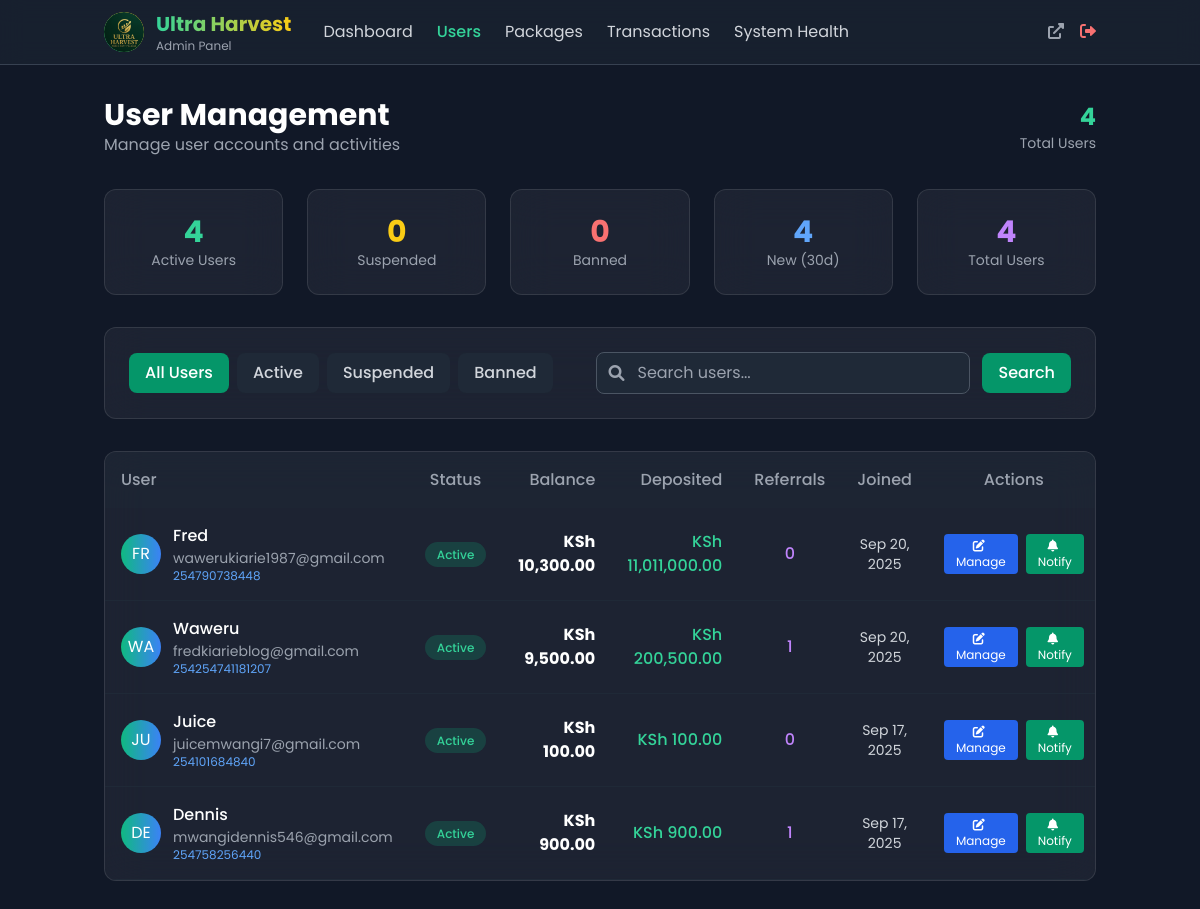
The page /admin/users.php (signed in) on the database its author committed.
### tables this page shows
CREATE TABLE `users` (
  `id` int(11) NOT NULL,
  `email` varchar(255) NOT NULL,
  `password` varchar(255) NOT NULL,
  `full_name` varchar(255) NOT NULL,
  `phone` varchar(20) DEFAULT NULL,
  `wallet_balance` decimal(15,2) DEFAULT 0.00,
  `total_deposited` decimal(15,2) DEFAULT 0.00,
  `total_withdrawn` decimal(15,2) DEFAULT 0.00,
  `total_roi_earned` decimal(15,2) DEFAULT 0.00,
  `referral_code` varchar(10) NOT NULL,
  `referred_by` int(11) DEFAULT NULL,
  `referral_earnings` decimal(15,2) DEFAULT 0.00,
  `status` enum('active','suspended','banned') DEFAULT 'active',
  `is_admin` tinyint(1) DEFAULT 0,
  `email_verified` tinyint(1) DEFAULT 0,
  `created_at` timestamp NULL DEFAULT current_timestamp(),
  `updated_at` timestamp NULL DEFAULT current_timestamp() ON UPDATE current_timestamp()
);

### config/database.php (called while the page is built, shortened)
<?php
function formatMoney($amount) {
    return 'KSh ' . number_format($amount, 2);
}
?>

### admin/users.php (the view, shortened to what this page needs)
<?php
require_once '../config/database.php';
$status_filter = $_GET['status'] ?? 'all';
$search = trim($_GET['search'] ?? '');
$page = max(1, intval($_GET['page'] ?? 1));
$limit = 20;
$offset = ($page - 1) * $limit;
$where_conditions = ["u.is_admin = 0"];
$params = [];
$where_clause = implode(' AND ', $where_conditions);
$users = [];
try {
    $sql = "
        SELECT u.id, u.email, u.full_name, u.phone, u.wallet_balance, u.referral_code,
               u.referred_by, u.referral_earnings, u.status, u.created_at, u.updated_at,
               COALESCE(SUM(CASE WHEN t.type = 'deposit' AND t.status = 'completed' THEN t.amount ELSE 0 END), 0) as total_deposited,
               COALESCE(SUM(CASE WHEN t.type = 'withdrawal' AND t.status = 'completed' THEN t.amount ELSE 0 END), 0) as total_withdrawn,
               COUNT(DISTINCT ref.id) as total_referrals
        FROM users u
        LEFT JOIN transactions t ON u.id = t.user_id
        LEFT JOIN users ref ON u.id = ref.referred_by
        WHERE $where_clause
        GROUP BY u.id, u.email, u.full_name, u.phone, u.wallet_balance, u.referral_code,
                 u.referred_by, u.referral_earnings, u.status, u.created_at, u.updated_at
        ORDER BY u.created_at DESC
        LIMIT $limit OFFSET $offset
    ";
    $stmt = $db->prepare($sql);
    $stmt->execute($params);
    $users = $stmt->fetchAll(PDO::FETCH_ASSOC);
} catch (Exception $e) {
    $error = 'Failed to load users: ' . $e->getMessage();
}
$stats = ['total_users' => 0, 'active_users' => 0, 'suspended_users' => 0, 'banned_users' => 0, 'new_users_30d' => 0];
try {
    $stats_sql = "
        SELECT
            COUNT(*) as total_users,
            SUM(CASE WHEN status = 'active' THEN 1 ELSE 0 END) as active_users,
            SUM(CASE WHEN status = 'suspended' THEN 1 ELSE 0 END) as suspended_users,
            SUM(CASE WHEN status = 'banned' THEN 1 ELSE 0 END) as banned_users,
            SUM(CASE WHEN created_at >= DATE_SUB(NOW(), INTERVAL 30 DAY) THEN 1 ELSE 0 END) as new_users_30d
        FROM users
        WHERE is_admin = 0
    ";
    $stmt = $db->query($stats_sql);
    $result = $stmt->fetch(PDO::FETCH_ASSOC);
    if ($result) {
        $stats = $result;
    }
} catch (Exception $e) {
}
?>
<!DOCTYPE html>
<html lang="en">
<head>
    <script src="https://cdn.tailwindcss.com"></script>
    <link rel="stylesheet" href="https://cdnjs.cloudflare.com/ajax/libs/font-awesome/6.0.0/css/all.min.css">
</head>
<body class="bg-gray-900 text-white min-h-screen">
    <header class="bg-gray-800/50 backdrop-blur-md border-b border-gray-700 sticky top-0 z-50">
        <div class="container mx-auto px-4">
            <div class="flex items-center justify-between h-16">
                <div class="flex items-center space-x-8">
                    <div class="flex items-center space-x-3">
                        <div class="w-10 h-10 rounded-full overflow-hidden" style="background: linear-gradient(45deg, #10b981, #fbbf24);">
    <img src="/ultra%20Harvest%20Logo.jpg" alt="Ultra Harvest Logo" style="width: 100%; height: 100%; object-fit: cover; border-radius: 50%;">
</div>
                        <div>
                            <span class="text-xl font-bold bg-gradient-to-r from-emerald-400 to-yellow-400 bg-clip-text text-transparent">Ultra Harvest</span>
                            <p class="text-xs text-gray-400">Admin Panel</p>
                        </div>
                    </div>
                    <nav class="hidden md:flex space-x-6">
                        <a href="/admin/" class="text-gray-300 hover:text-emerald-400 transition">Dashboard</a>
                        <a href="/admin/users.php" class="text-emerald-400 font-medium">Users</a>
                        <a href="/admin/packages.php" class="text-gray-300 hover:text-emerald-400 transition">Packages</a>
                        <a href="/admin/transactions.php" class="text-gray-300 hover:text-emerald-400 transition">Transactions</a>
                        <a href="/admin/system-health.php" class="text-gray-300 hover:text-emerald-400 transition">System Health</a>
                    </nav>
                </div>
                <div class="flex items-center space-x-4">
                    <a href="/" target="_blank" class="text-gray-400 hover:text-white">
                        <i class="fas fa-external-link-alt"></i>
                    </a>
                    <a href="/logout.php" class="text-red-400 hover:text-red-300">
                        <i class="fas fa-sign-out-alt"></i>
                    </a>
                </div>
            </div>
        </div>
    </header>
    <main class="container mx-auto px-4 py-8">
        <div class="flex items-center justify-between mb-8">
            <div>
                <h1 class="text-3xl font-bold text-white">User Management</h1>
                <p class="text-gray-400">Manage user accounts and activities</p>
            </div>
            <div class="text-right">
                <p class="text-2xl font-bold text-emerald-400"><?php echo number_format($stats['total_users']); ?></p>
                <p class="text-gray-400 text-sm">Total Users</p>
            </div>
        </div>
        <section class="grid md:grid-cols-2 lg:grid-cols-5 gap-6 mb-8">
            <div class="glass-card rounded-xl p-6">
                <div class="text-center">
                    <p class="text-emerald-400 text-3xl font-bold"><?php echo number_format($stats['active_users']); ?></p>
                    <p class="text-gray-400 text-sm">Active Users</p>
                </div>
            </div>
            <div class="glass-card rounded-xl p-6">
                <div class="text-center">
                    <p class="text-yellow-400 text-3xl font-bold"><?php echo number_format($stats['suspended_users']); ?></p>
                    <p class="text-gray-400 text-sm">Suspended</p>
                </div>
            </div>
            <div class="glass-card rounded-xl p-6">
                <div class="text-center">
                    <p class="text-red-400 text-3xl font-bold"><?php echo number_format($stats['banned_users']); ?></p>
                    <p class="text-gray-400 text-sm">Banned</p>
                </div>
            </div>
            <div class="glass-card rounded-xl p-6">
                <div class="text-center">
                    <p class="text-blue-400 text-3xl font-bold"><?php echo number_format($stats['new_users_30d']); ?></p>
                    <p class="text-gray-400 text-sm">New (30d)</p>
                </div>
            </div>
            <div class="glass-card rounded-xl p-6">
                <div class="text-center">
                    <p class="text-purple-400 text-3xl font-bold"><?php echo number_format($stats['total_users']); ?></p>
                    <p class="text-gray-400 text-sm">Total Users</p>
                </div>
            </div>
        </section>
        <section class="glass-card rounded-xl p-6 mb-8">
            <div class="flex flex-col lg:flex-row lg:items-center lg:justify-between gap-4">
                <div class="flex flex-wrap gap-2">
                    <a href="?status=all&search=<?php echo urlencode($search); ?>"
                       class="px-4 py-2 rounded-lg font-medium transition <?php echo $status_filter === 'all' ? 'bg-emerald-600 text-white' : 'bg-gray-800 text-gray-300 hover:bg-gray-700'; ?>">
                        All Users
                    </a>
                    <a href="?status=active&search=<?php echo urlencode($search); ?>"
                       class="px-4 py-2 rounded-lg font-medium transition <?php echo $status_filter === 'active' ? 'bg-emerald-600 text-white' : 'bg-gray-800 text-gray-300 hover:bg-gray-700'; ?>">
                        Active
                    </a>
                    <a href="?status=suspended&search=<?php echo urlencode($search); ?>"
                       class="px-4 py-2 rounded-lg font-medium transition <?php echo $status_filter === 'suspended' ? 'bg-emerald-600 text-white' : 'bg-gray-800 text-gray-300 hover:bg-gray-700'; ?>">
                        Suspended
                    </a>
                    <a href="?status=banned&search=<?php echo urlencode($search); ?>"
                       class="px-4 py-2 rounded-lg font-medium transition <?php echo $status_filter === 'banned' ? 'bg-emerald-600 text-white' : 'bg-gray-800 text-gray-300 hover:bg-gray-700'; ?>">
                        Banned
                    </a>
                </div>
                <form method="GET" class="flex items-center space-x-3">
                    <div class="relative">
                        <i class="fas fa-search absolute left-3 top-1/2 transform -translate-y-1/2 text-gray-400"></i>
                        <input
                            type="text"
                            name="search"
                            value="<?php echo htmlspecialchars($search); ?>"
                            placeholder="Search users..."
                            class="pl-10 pr-4 py-2 bg-gray-800 border border-gray-600 rounded-lg text-white focus:border-emerald-500 focus:outline-none"
                        >
                    </div>
                    <button type="submit" class="px-4 py-2 bg-emerald-600 hover:bg-emerald-700 text-white rounded-lg font-medium transition">
                        Search
                    </button>
                </form>
            </div>
        </section>
        <section class="glass-card rounded-xl overflow-hidden">
            <?php if (!empty($users)): ?>
                <div class="hidden lg:block overflow-x-auto">
                    <table class="w-full">
                        <thead class="bg-gray-800/50">
                            <tr>
                                <th class="text-left p-4 text-gray-400 font-medium">User</th>
                                <th class="text-center p-4 text-gray-400 font-medium">Status</th>
                                <th class="text-right p-4 text-gray-400 font-medium">Balance</th>
                                <th class="text-right p-4 text-gray-400 font-medium">Deposited</th>
                                <th class="text-center p-4 text-gray-400 font-medium">Referrals</th>
                                <th class="text-center p-4 text-gray-400 font-medium">Joined</th>
                                <th class="text-center p-4 text-gray-400 font-medium">Actions</th>
                            </tr>
                        </thead>
                        <tbody>
                            <?php foreach ($users as $user): ?>
                            <tr class="user-row border-b border-gray-800">
                                <td class="p-4">
                                    <div class="flex items-center space-x-3">
                                        <div class="w-10 h-10 bg-gradient-to-r from-emerald-500 to-blue-500 rounded-full flex items-center justify-center">
                                            <?php echo strtoupper(substr($user['full_name'], 0, 2)); ?>
                                        </div>
                                        <div>
                                            <p class="font-medium text-white"><?php echo htmlspecialchars($user['full_name']); ?></p>
                                            <p class="text-sm text-gray-400"><?php echo htmlspecialchars($user['email']); ?></p>
                                            <?php if ($user['phone']): ?>
                                                <p class="text-xs text-blue-400"><?php echo htmlspecialchars($user['phone']); ?></p>
                                            <?php endif; ?>
                                        </div>
                                    </div>
                                </td>
                                <td class="p-4 text-center">
                                    <span class="px-3 py-1 rounded-full text-xs font-medium
                                        <?php
                                        echo match($user['status']) {
                                            'active' => 'bg-emerald-500/20 text-emerald-400',
                                            'suspended' => 'bg-yellow-500/20 text-yellow-400',
                                            'banned' => 'bg-red-500/20 text-red-400',
                                            default => 'bg-gray-500/20 text-gray-400'
                                        };
                                        ?>">
                                        <?php echo ucfirst($user['status']); ?>
                                    </span>
                                </td>
                                <td class="p-4 text-right">
                                    <p class="font-bold text-white"><?php echo formatMoney($user['wallet_balance']); ?></p>
                                </td>
                                <td class="p-4 text-right">
                                    <p class="text-emerald-400 font-medium"><?php echo formatMoney($user['total_deposited']); ?></p>
                                </td>
                                <td class="p-4 text-center">
                                    <span class="text-purple-400 font-medium"><?php echo number_format($user['total_referrals']); ?></span>
                                </td>
                                <td class="p-4 text-center text-gray-300 text-sm">
                                    <?php echo date('M j, Y', strtotime($user['created_at'])); ?>
                                </td>
                                <td class="p-4 text-center">
                                    <div class="flex items-center justify-center space-x-2">
                                        <button onclick="openUserModal(<?php echo $user['id']; ?>, '<?php echo htmlspecialchars($user['full_name']); ?>', '<?php echo $user['status']; ?>', <?php echo $user['wallet_balance']; ?>)"
                                                class="px-3 py-1 bg-blue-600 hover:bg-blue-700 text-white rounded text-xs transition">
                                            <i class="fas fa-edit mr-1"></i>Manage
                                        </button>
                                        <button onclick="openNotificationModal(<?php echo $user['id']; ?>, '<?php echo htmlspecialchars($user['full_name']); ?>')"
                                                class="px-3 py-1 bg-emerald-600 hover:bg-emerald-700 text-white rounded text-xs transition">
                                            <i class="fas fa-bell mr-1"></i>Notify
                                        </button>
                                    </div>
                                </td>
                            </tr>
                            <?php endforeach; ?>
                        </tbody>
                    </table>
                </div>
            <?php endif; ?>
        </section>
    </main>
</body>
</html>

### admin/users.php (style rules this page uses)
* { font-family: 'Poppins', sans-serif; }
.glass-card { backdrop-filter: blur(20px); background: rgba(255, 255, 255, 0.05); border: 1px solid rgba(255, 255, 255, 0.1); }
.user-row { transition: all 0.3s ease; }

### rows shown on the page
users: full_name "FR", full_name "Fred", email "wawerukiarie1987@gmail.com", phone "254790738448", status "Active", wallet_balance "KSh 10,300.00", total_deposited "KSh 11,011,000.00", total_referrals "0", created_at "Sep 20, 2025"
users: full_name "WA", full_name "Waweru", email "fredkiarieblog@gmail.com", phone "254254741181207", status "Active", wallet_balance "KSh 9,500.00", total_deposited "KSh 200,500.00", total_referrals "1", created_at "Sep 20, 2025"
users: full_name "JU", full_name "Juice", email "juicemwangi7@gmail.com", phone "254101684840", status "Active", wallet_balance "KSh 100.00", total_deposited "KSh 100.00", total_referrals "0", created_at "Sep 17, 2025"
users: full_name "DE", full_name "Dennis", email "mwangidennis546@gmail.com", phone "254758256440", status "Active", wallet_balance "KSh 900.00", total_deposited "KSh 900.00", total_referrals "1", created_at "Sep 17, 2025"

### other values the page prints
$stats['total_users'] "4"
$stats['active_users'] "4"
$stats['suspended_users'] "0"
$stats['banned_users'] "0"
$stats['new_users_30d'] "4"
